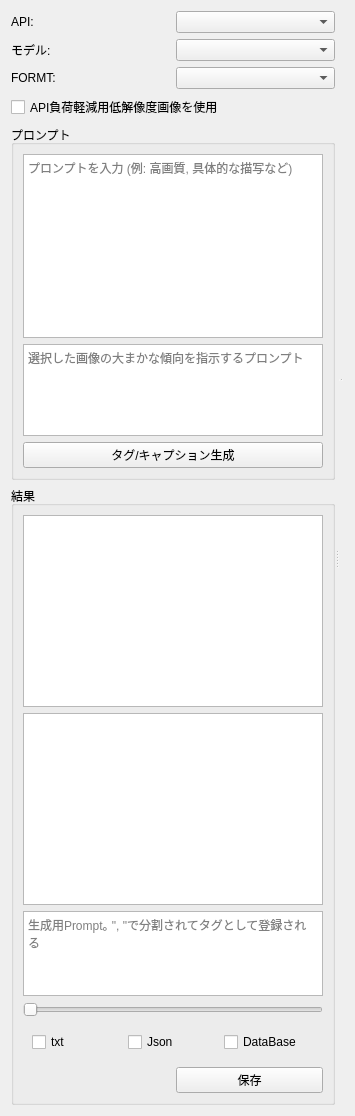
<?xml version="1.0" encoding="UTF-8"?>
<ui version="4.0">
 <class>ImageTaggerWidget</class>
 <widget class="QWidget" name="ImageTaggerWidget">
  <property name="geometry">
   <rect>
    <x>0</x>
    <y>0</y>
    <width>355</width>
    <height>1116</height>
   </rect>
  </property>
  <property name="windowTitle">
   <string>Image Tagger</string>
  </property>
  <layout class="QHBoxLayout" name="horizontalLayout">
   <item>
    <widget class="QSplitter" name="splitterMain">
     <property name="orientation">
      <enum>Qt::Orientation::Horizontal</enum>
     </property>
     <property name="sizes" stdset="0">
      <number>667</number>
     </property>
     <widget class="QWidget" name="taggingAreaWidget" native="true">
      <layout class="QVBoxLayout" name="verticalLayoutTaggingArea">
       <item>
        <layout class="QGridLayout" name="gridLayoutApiOptions">
         <item row="0" column="0">
          <widget class="QLabel" name="labelAPI">
           <property name="text">
            <string>API:</string>
           </property>
          </widget>
         </item>
         <item row="0" column="1">
          <widget class="QComboBox" name="comboBoxAPI"/>
         </item>
         <item row="1" column="0">
          <widget class="QLabel" name="labelModel">
           <property name="text">
            <string>モデル:</string>
           </property>
          </widget>
         </item>
         <item row="1" column="1">
          <widget class="QComboBox" name="comboBoxModel"/>
         </item>
         <item row="2" column="0">
          <widget class="QLabel" name="labelTagFormat">
           <property name="text">
            <string>FORMT:</string>
           </property>
          </widget>
         </item>
         <item row="2" column="1">
          <widget class="QComboBox" name="comboBoxTagFormat"/>
         </item>
        </layout>
       </item>
       <item>
        <widget class="QCheckBox" name="lowRescheckBox">
         <property name="text">
          <string>API負荷軽減用低解像度画像を使用</string>
         </property>
        </widget>
       </item>
       <item>
        <widget class="QGroupBox" name="groupBoxPrompt">
         <property name="title">
          <string>プロンプト</string>
         </property>
         <layout class="QVBoxLayout" name="verticalLayout">
          <item>
           <widget class="QTextEdit" name="textEditMainPrompt">
            <property name="sizePolicy">
             <sizepolicy hsizetype="Expanding" vsizetype="Expanding">
              <horstretch>0</horstretch>
              <verstretch>2</verstretch>
             </sizepolicy>
            </property>
            <property name="placeholderText">
             <string>プロンプトを入力 (例: 高画質, 具体的な描写など)</string>
            </property>
           </widget>
          </item>
          <item>
           <widget class="QTextEdit" name="textEditAddPrompt">
            <property name="sizePolicy">
             <sizepolicy hsizetype="Expanding" vsizetype="Expanding">
              <horstretch>0</horstretch>
              <verstretch>1</verstretch>
             </sizepolicy>
            </property>
            <property name="placeholderText">
             <string>選択した画像の大まかな傾向を指示するプロンプト</string>
            </property>
           </widget>
          </item>
          <item>
           <widget class="QPushButton" name="pushButtonGenerate">
            <property name="text">
             <string>タグ/キャプション生成</string>
            </property>
           </widget>
          </item>
         </layout>
        </widget>
       </item>
       <item>
        <widget class="QGroupBox" name="groupBoxResults">
         <property name="title">
          <string>結果</string>
         </property>
         <layout class="QGridLayout" name="gridLayout">
          <item row="4" column="0">
           <widget class="QSlider" name="scoreSlider">
            <property name="toolTip">
             <string>&lt;html&gt;&lt;head/&gt;&lt;body&gt;&lt;p&gt;スコア&lt;/p&gt;&lt;/body&gt;&lt;/html&gt;</string>
            </property>
            <property name="maximum">
             <number>1000</number>
            </property>
            <property name="singleStep">
             <number>1</number>
            </property>
            <property name="orientation">
             <enum>Qt::Orientation::Horizontal</enum>
            </property>
           </widget>
          </item>
          <item row="2" column="0">
           <widget class="QTextEdit" name="textEditCaption"/>
          </item>
          <item row="1" column="0">
           <widget class="QTextEdit" name="textEditTags"/>
          </item>
          <item row="6" column="0">
           <layout class="QHBoxLayout" name="horizontalLayoutSave">
            <item>
             <widget class="DirectoryPickerWidget" name="DirectoryPickerSave" native="true"/>
            </item>
            <item>
             <widget class="QPushButton" name="pushButtonSave">
              <property name="text">
               <string>保存</string>
              </property>
             </widget>
            </item>
           </layout>
          </item>
          <item row="5" column="0">
           <widget class="QWidget" name="savecheckWidget" native="true">
            <layout class="QHBoxLayout" name="horizontalLayout_2">
             <item>
              <widget class="QCheckBox" name="checkBoxText">
               <property name="text">
                <string>txt</string>
               </property>
              </widget>
             </item>
             <item>
              <widget class="QCheckBox" name="checkBoxJson">
               <property name="text">
                <string>Json</string>
               </property>
              </widget>
             </item>
             <item>
              <widget class="QCheckBox" name="checkBoxDB">
               <property name="text">
                <string>DataBase</string>
               </property>
              </widget>
             </item>
            </layout>
           </widget>
          </item>
          <item row="3" column="0">
           <widget class="QTextEdit" name="textEditGenaiPrompt">
            <property name="sizePolicy">
             <sizepolicy hsizetype="Expanding" vsizetype="Expanding">
              <horstretch>0</horstretch>
              <verstretch>1</verstretch>
             </sizepolicy>
            </property>
            <property name="placeholderText">
             <string>生成用Prompt｡ &quot;, &quot;で分割されてタグとして登録される</string>
            </property>
           </widget>
          </item>
         </layout>
        </widget>
       </item>
      </layout>
     </widget>
     <widget class="QWidget" name="imageAreaWidget" native="true">
      <layout class="QVBoxLayout" name="verticalLayoutImageArea">
       <item>
        <widget class="TagFilterWidget" name="dbSearchWidget" native="true"/>
       </item>
       <item>
        <widget class="QSplitter" name="splitterImage">
         <property name="orientation">
          <enum>Qt::Orientation::Vertical</enum>
         </property>
         <property name="sizes" stdset="0">
          <number>100</number>
         </property>
         <widget class="ImagePreviewWidget" name="ImagePreview" native="true">
          <property name="sizePolicy">
           <sizepolicy hsizetype="Expanding" vsizetype="Expanding">
            <horstretch>1</horstretch>
            <verstretch>1</verstretch>
           </sizepolicy>
          </property>
         </widget>
         <widget class="ThumbnailSelectorWidget" name="ThumbnailSelector" native="true">
          <property name="sizePolicy">
           <sizepolicy hsizetype="Expanding" vsizetype="Expanding">
            <horstretch>2</horstretch>
            <verstretch>2</verstretch>
           </sizepolicy>
          </property>
         </widget>
        </widget>
       </item>
      </layout>
     </widget>
    </widget>
   </item>
  </layout>
 </widget>
 <customwidgets>
  <customwidget>
   <class>ImagePreviewWidget</class>
   <extends>QWidget</extends>
   <header>..widgets.image_preview</header>
   <container>1</container>
   <slots>
    <slot>load_image()</slot>
    <slot>update_model_options()</slot>
    <slot>send_vision_prompt()</slot>
   </slots>
  </customwidget>
  <customwidget>
   <class>ThumbnailSelectorWidget</class>
   <extends>QWidget</extends>
   <header>..widgets.thumbnail</header>
   <container>1</container>
   <slots>
    <signal>on_thumbnail_clicked()</signal>
    <signal>imageSelected()</signal>
   </slots>
  </customwidget>
  <customwidget>
   <class>DirectoryPickerWidget</class>
   <extends>QWidget</extends>
   <header>..widgets.directory_picker</header>
   <container>1</container>
  </customwidget>
  <customwidget>
   <class>TagFilterWidget</class>
   <extends>QWidget</extends>
   <header>..widgets.filter</header>
   <container>1</container>
  </customwidget>
 </customwidgets>
 <resources/>
 <connections/>
</ui>
